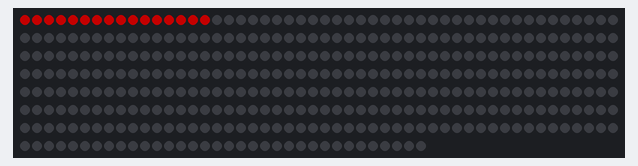
This sketch was run on a simulated Arduino Uno, built with avr-gcc and run on an emulated ATmega328P. On the bench: 384 RGB LEDs in strip order, left to right, continuing on the next row. Dim RGB values are drawn brighter than linear.

Above: at 0.49 s.
At 10.23 s:
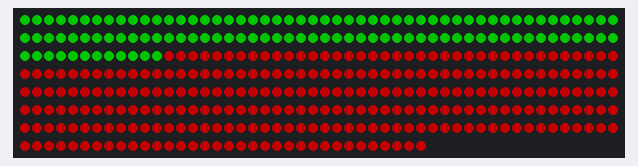
At 19.98 s:
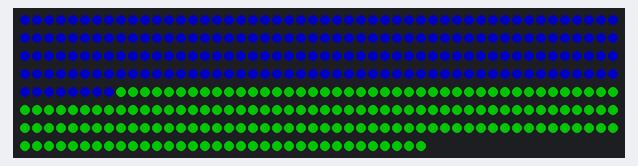
At 29.73 s:
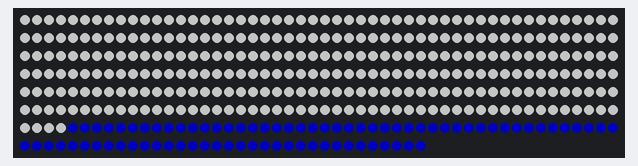
At 34.59 s:
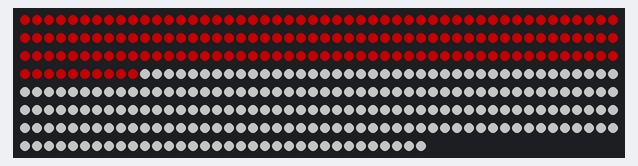
At 39.78 s:
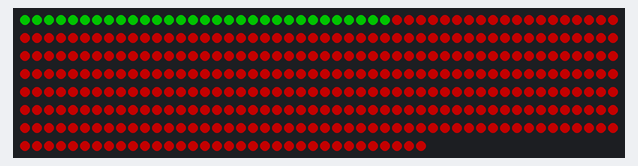

The sketch:

strandtest-rgbw.ino
```cpp
#include <Adafruit_NeoPixel.h>

#define LED_PIN     6
#define LED_COUNT   384
#define BRIGHTNESS  92
#define WAIT        1

Adafruit_NeoPixel strip(LED_COUNT, LED_PIN, NEO_GRBW + NEO_KHZ800);

void setup() {
  strip.begin();
  strip.show();
  strip.setBrightness(BRIGHTNESS);
}

void loop() {
  colorWipe(strip.Color(  255,  0,    0,    0),   WAIT);
  colorWipe(strip.Color(  0,    255,  0,    0),   WAIT);
  colorWipe(strip.Color(  0,    0,    255,  0),   WAIT);
  colorWipe(strip.Color(  255,  255,  255,  0),   WAIT);
  colorWipe(strip.Color(  255,  0,    0,    0),   WAIT);
  colorWipe(strip.Color(  0,    255,  0,    0),   WAIT);
  colorWipe(strip.Color(  0,    0,    255,  0),   WAIT);
  colorWipe(strip.Color(  0,    0,    0,    255), WAIT);
}

void colorWipe(uint32_t color, int wait) {
  for(int i=0; i<strip.numPixels(); i++) {
    strip.setPixelColor(i, color);
    strip.show();
    delay(wait);
  }
}

void rainbowFade(int wait, int rainbowLoops, int whiteLoops) {
  int fadeVal=0, fadeMax=100;
  for(uint32_t firstPixelHue = 0; firstPixelHue < rainbowLoops*65536;
    firstPixelHue += 256) {

    for(int i=0; i<strip.numPixels(); i++) {
      uint32_t pixelHue = firstPixelHue + (i * 65536L / strip.numPixels());
      strip.setPixelColor(i, strip.gamma32(strip.ColorHSV(pixelHue, 255,
        255 * fadeVal / fadeMax)));
    }

    strip.show();
    delay(wait);

    if(firstPixelHue < 65536) {                              // First loop,
      if(fadeVal < fadeMax) fadeVal++;                       // fade in
    } else if(firstPixelHue >= ((rainbowLoops-1) * 65536)) { // Last loop,
      if(fadeVal > 0) fadeVal--;                             // fade out
    } else {
      fadeVal = fadeMax; // Interim loop, make sure fade is at max
    }
  }

  delay(500);
}
```
